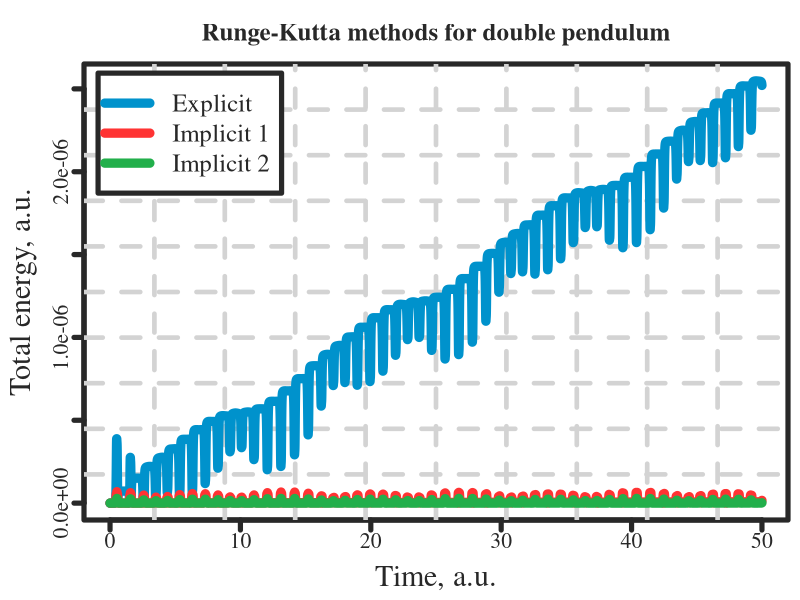

Source code (R):
#Color plot of smooth lines with R base package

# The position of the legend can be specified also using the following keywords:
# "bottomright", "bottom", "bottomleft", "left", "topleft", "top", "topright", "right" and "center".
# The parameter inset is used to create margins

tol <- 1e-9

data1 <- read.table("data/results.dat")

x1 <- data1$V1
z1 <- data1$V5
z2 <- data1$V6
z3 <- data1$V7

z1 <- abs(z1-z1[1])
z2 <- abs(z2-z2[1])
z3 <- abs(z3-z3[1])

#=========================================

nms <- c("Explicit","Implicit 1","Implicit 2")

x_max <- max(x1)
x_min <- min(x1)
x_length <- x_max-x_min
z_max <- max(z1,z2,z3)
z_min <- min(z1,z2,z3)

cols <- c("#0092cc", "#ff3333", "#22af4b")
ltys <- c(1, 1, 1)
pchs <- c(NA, NA, NA)


col_main <- "#282828"
lwd_main <- 5
axis_label_size <- 1.8
legend_font_size <- 1.5
tick_font_size <- 1.3
title_font_size <- 1.5

filename <- paste("dp_energy", sep="")

png(paste(filename, ".png", sep = ""), width = 2000, height = 2000, units = "px", pointsize = 45)
# par(mar = c(bottom, left, top, right))
par(mar = c(4.0, 4.2, 3.2, 0.6), mgp = c(2.5, 0.6, 0), lwd = lwd_main, family = "Times",
    bg = "#ffffff", col = col_main, col.lab = col_main, col.axis = col_main, col.main = col_main)

line_width <- 9
psz <- 1

plot(0, 0, pch = NA, # log = "y",
    xlim = c(x_min, x_max), ylim = c(z_min, z_max), 
    xlab = "Time, a.u.", 
    ylab = "Total energy, a.u.", 
    main = paste("Runge-Kutta methods for double pendulum", sep=""),
    cex.axis = tick_font_size,
    cex.main = title_font_size,
    cex.lab = axis_label_size)

axis(1, col.ticks = col_main, lwd = lwd_main, lwd.ticks = lwd_main, col = col_main, labels = FALSE)
axis(2, col.ticks = col_main, lwd = lwd_main, lwd.ticks = lwd_main, col = col_main, labels = FALSE)

grid(nx = 10, ny = 10, col = "lightgray", lty = 2, lwd = 0.5*line_width, equilogs = FALSE)

lines(x1, z1, lwd = line_width, col = cols[1], lty = ltys[1])
lines(x1, z2, lwd = line_width, col = cols[2], lty = ltys[2])
lines(x1, z3, lwd = line_width, col = cols[3], lty = ltys[3])


legend("topleft", inset = 0.02, 
    legend = nms, 
    lwd = rep(line_width, 3), 
    lty = ltys,
    pch = pchs, 
    col = cols, 
    cex = legend_font_size,
    box.col = col_main)

dev.off()